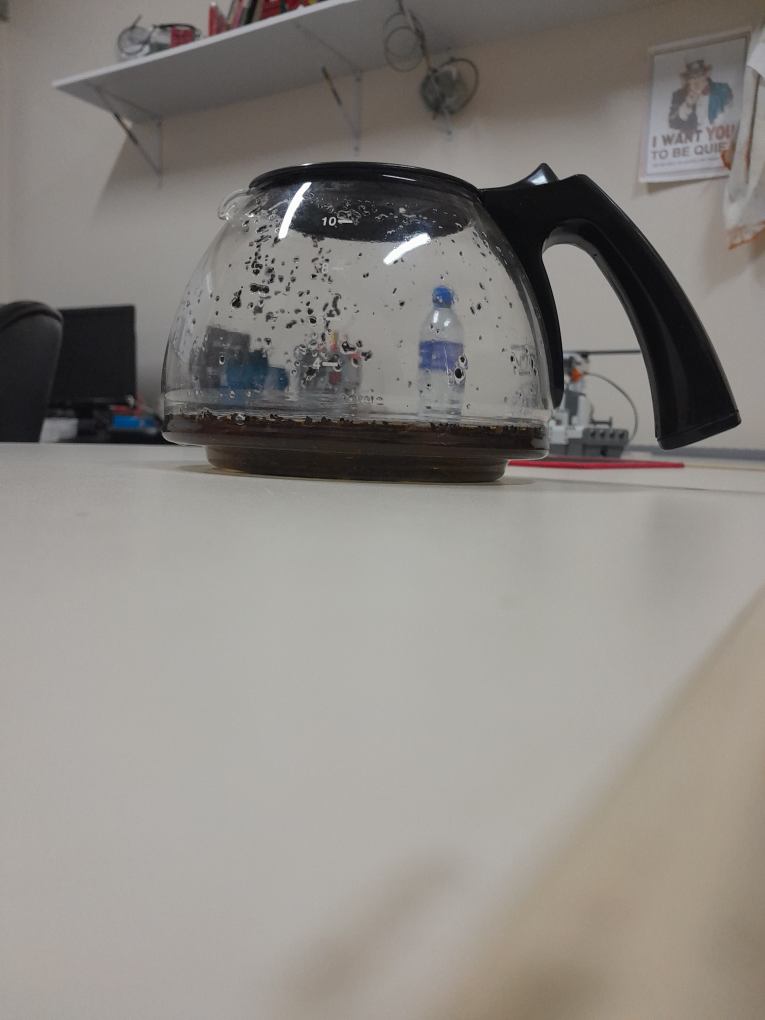
#> input picture images/1.0_image1.jpg, 3060 x 4080 px (shown at 1/4 size)
$ python main.py images/1.0_image1.jpg
#> lines starting #> are read from the running program, lines starting #| are printed output that depends on the picture
### input_handlers.py
import os, argparse
import numpy as np
import cv2 as cv

'''
Obtém dados de input do programa
'''
def getInputCommandLine():

    # Obtém imagem via linha de comando
    parser = argparse.ArgumentParser(
        prog = 'CoffeeVision',
        description= 'Detecta quantidade de café contido em cafeteira capturada em imagem'
    )

    parser.add_argument('filename')
    parser.add_argument('-c','--chooseHSV', action='store_true')
    args = parser.parse_args()

    return args

def cmd_args_getInputImage(args):
    allowed_extensions = ['.jpg', '.png']
    image_filename = args.filename
    _, ext = os.path.splitext(image_filename)
    if(ext not in allowed_extensions):
        raise ValueError('Tipos de extensão de arquivo suportadas: ' + ', '.join(allowed_extensions))

    return cv.imdecode(np.fromfile(image_filename, dtype=np.uint8), cv.IMREAD_COLOR), image_filename

def cmd_args_useKnownHSVThresholds(args):
    return args.chooseHSV


def chooseHSVThreshold(img):
    SAT_VAL_MAX_VALUE = 255
    HUE_MAX_VALUE = 179

    hsv_max = [0, 0, 0]
    hsv_min = [0, 0, 0]

    if(img.shape[0] > 500 or img.shape[1] > 500):
        aspect_ratio = img.shape[0]/img.shape[1]
        img = cv.resize(img, (500, int(500*aspect_ratio)))

    # Create a window
    cv.namedWindow('trackbars', cv.WINDOW_NORMAL)


    # create trackbars for color change
    # Hue is from 0-179 for Opencv
    cv.createTrackbar('Min Hue', 'trackbars', 0, HUE_MAX_VALUE,
                      lambda val: change_min(val, 0, hsv_min))
    cv.createTrackbar('Min Sat', 'trackbars', 0, SAT_VAL_MAX_VALUE,
                      lambda val: change_min(val, 1, hsv_min))
    cv.createTrackbar('Min Val', 'trackbars', 0, SAT_VAL_MAX_VALUE,
                      lambda val: change_min(val, 2, hsv_min))
    cv.createTrackbar('Max Hue', 'trackbars', 0, HUE_MAX_VALUE,
                      lambda val: change_max(val, 0, hsv_max))
    cv.createTrackbar('Max Sat', 'trackbars', 0, SAT_VAL_MAX_VALUE,
                      lambda val: change_max(val, 1, hsv_max))
    cv.createTrackbar('Max Val', 'trackbars', 0, SAT_VAL_MAX_VALUE,
                      lambda val: change_max(val, 2, hsv_max))

    cv.setTrackbarPos('Max Hue', 'trackbars', 179)
    cv.setTrackbarPos('Max Sat', 'trackbars', 255)
    cv.setTrackbarPos('Max Val', 'trackbars', 255)

    while (True):
        # Set minimum and max HSV values to display
        lower = np.array(hsv_min)
        upper = np.array(hsv_max)

        # Create HSV Image and threshold into a range.
        hsv = cv.cvtColor(img, cv.COLOR_BGR2HSV)
        mask = cv.inRange(hsv, lower, upper)
        output = cv.bitwise_and(img, img, mask=mask)

        # Display output output
        cv.imshow('output', output)

        # Exit condition ----------------------
        if cv.waitKey(20) & 0xFF == 27:
            break

    cv.destroyAllWindows()

    return np.array(hsv_min), np.array(hsv_max)

def change_min(val, index, hsv_min):
    hsv_min[index] = val


def change_max(val, index, hsv_max):
    hsv_max[index] = val

### coffee_contour.py
import cv2 as cv
import numpy as np
from visualization import showOutput

# Momentos dos contornos podem ser utilizados para obter centróides, áreas...
# Basicamente, são os descritores da forma.
# https://en.wikipedia.org/wiki/Image_moment
# https://docs.opencv.org/3.4/dd/d49/tutorial_py_contour_features.html
# https://docs.opencv.org/3.4/d1/d32/tutorial_py_contour_properties.html


'''
Detecta o contorno do café na imagem
'''
class CoffeeContourDetector:
    def __init__(self, image) -> None:
        self.original_image = image

    @showOutput('Original Image')
    def showOriginalImage(self):
        return self.original_image

    '''
    Obtém contornos do café
    '''
    def _findCoffeeContours(self, image):
        contours, _ = cv.findContours(image, cv.RETR_EXTERNAL , cv.CHAIN_APPROX_SIMPLE)
        self.showCandidateContours(contours)
        return contours

    '''
    Obtém convex hull dos contornos
    '''
    def getConvexHulls(self, contours):
        r_contours = []
        for cnt in contours:
            r_contours.append(cv.convexHull(cnt))
        return r_contours

    '''
    Filtra contornos que tem área 0
    '''
    def filterContoursNonZeroArea(self, contours):
        r_contours = []
        for cnt in contours:
            if cv.contourArea(cnt) != 0:
                r_contours.append(cnt)
        return r_contours

    '''
    Filtra contornos por extensão
    '''
    def filterContoursExtension(self, contours, threshold1, threshold2):
        r_contours = []
        for cnt in contours:
            area = cv.contourArea(cnt)

            # Extent
            x,y,w,h = cv.boundingRect(cnt)
            rect_area = w*h
            extent = float(area)/rect_area

            if extent >= threshold1 and extent <= threshold2:
                r_contours.append(cnt)
        return r_contours

    '''
    Filtra contornos por solidez
    '''
    # [13 lines left out: function filterContoursSolidity, not called in this run]

    '''
    Filtra contornos pela inclinação da reta que passa pelas extremidades horizontais
    '''
    # [16 lines left out: function filterContoursExtremitiesTangent, not called in this run]

    '''
    Decide entre contornos remanescentes com base na distância entre as extremidades horizontais
    '''
    def filterContoursWidth(self, contours, min_width, max_width):
        r_contours = []
        for cnt in contours:
            x1 = tuple(cnt[cnt[:,:,0].argmin()][0])[0]
            x2 = tuple(cnt[cnt[:,:,0].argmax()][0])[0]
            width = x2 - x1
            if (width >= min_width) and (width <= max_width):
                r_contours.append(cnt)
        return r_contours

    '''
    Desenha contornos candidatos
    '''
    @showOutput('Contornos')
    def showCandidateContours(self, contours):
        image = self.original_image.copy()
        cv.drawContours(image, contours, -1, (255,0,0), thickness=7)
        return image

    '''
    Obtém contorno do café
    '''
    def getCoffeeContours(self):
        raise NotImplementedError

    '''
    Obtém contorno do bule
    '''
    def getPotContour(self):
        raise NotImplementedError


class CCDHSVThresholding(CoffeeContourDetector):

    def __init__(self, image, hsv_brown_min, hsv_brown_max) -> None:
        super().__init__(image)
        self.hsv_brown_max = hsv_brown_max
        self.hsv_brown_min = hsv_brown_min


    '''
    Realiza pré-processamento da imagem para segmentação do café via thresholding
    '''
    @showOutput('Pre-process')
    def _preprocessCoffeeHSVThreshold(self, image):
        r_image = cv.GaussianBlur(image, (31,31), 19)
        return r_image

    '''
    Obtém o segmento contendo o café usando thresholding de cores
    '''
    @showOutput('HSV Thresholding')
    def _segmentCoffeeHSVThreshold(self, image, thresh_min, thresh_max):
        image = cv.cvtColor(image, cv.COLOR_BGR2HSV)
        r_image = cv.inRange(image, thresh_min, thresh_max)
        return r_image

    '''
    Realiza pós-processamento da imagem contendo o segmento do café
    '''
    @showOutput('Post Process')
    def _postprocessCoffeeSegment(self, image):
        # [8 lines of commented-out code are left out]

        return image

    def getCoffeeContours(self):
        image = self.original_image
        image = self._preprocessCoffeeHSVThreshold(image)
        image = self._segmentCoffeeHSVThreshold(image, self.hsv_brown_min, self.hsv_brown_max)
        image = self._postprocessCoffeeSegment(image)
        contours = self._findCoffeeContours(image)
        #cnt = self._chooseBestContourByWidth(contours)

        return contours

### visualization.py
import cv2 as cv

'''
Decorador para mostrar saída das funções
'''
def showOutput(title):
    def decorator(function):
        def wrapper(*args, **kwargs):
            image = function(*args, **kwargs)
            displayImage(title, image)
            return image
        return wrapper

    return decorator

def getScaledImage(image):
    if(image.shape[0] > 500 or image.shape[1] > 500):
        aspect_ratio = image.shape[0]/image.shape[1]
        image = cv.resize(image, (500, int(500*aspect_ratio)))

    return image

def displayImage(title, image):
    image = getScaledImage(image)
    cv.imshow(title, image)
    cv.waitKey(0)
    cv.destroyWindow(title)

### coffee_rectifier.py
from pot import Pot
from visualization import showOutput, displayImage
import cv2 as cv
import numpy as np
from math import atan

'''
Retifica um contorno de café, usando como referência um bule
'''
class CoffeeRectifier:

    def __init__(self, reference_pot : Pot) -> None:
        self.reference_pot = reference_pot

    # [19 lines left out: function drawPot, not called in this run]

    '''
    Decide qual o melhor contorno baseado em quão bem ele se adequa às bordas da bule
    '''
    def findBestFittingContour(self, image, contours, rotate=True):
        image = image.copy()

        best_cnt = None
        min_MSE = float("inf")

        for cnt in contours:

            cv.drawContours(image, [cnt], 0, (0, 0, 255), 5)
            if rotate:
                cnt = self._rotateContour(cnt)
                cv.drawContours(image, [cnt], 0, (255, 0, 0), 5)

            # Ideia: pegar pontos entre a extremidade esquerda e a direita
            bottommost_idx = cnt[:,:,1].argmax()
            bottommost = tuple(cnt[bottommost_idx][0])
            leftmost_idx = cnt[:,:,0].argmin()
            leftmost = tuple(cnt[leftmost_idx][0])
            rightmost_idx = cnt[:,:,0].argmax()
            rightmost = tuple(cnt[rightmost_idx][0])

            candidates = cnt[rightmost_idx:leftmost_idx+1]
            for p in candidates:
                cv.circle(image, p[0], 15, (0, 255, 255), -1)

            pixel_radius = (rightmost[0] - leftmost[0]) // 2
            pixel_cm_ratio = pixel_radius / self.reference_pot.basis_radius_cm

            center_x = (rightmost[0] - pixel_radius)
            center_y = bottommost[1]

            # MSE?
            sum_sq_radius_diff = 0
            for p in candidates:
                x = p[0][0]
                y = p[0][1]
                y_cm = (y - center_y) / pixel_cm_ratio

                r = self.reference_pot.getRadiusAtHeight(y_cm)
                r_pixel = int(r * pixel_cm_ratio)
                if x < center_x:
                    expected_x = center_x - r_pixel
                else:
                    expected_x = center_x + r_pixel

                diff = expected_x - x
                diff = diff / pixel_cm_ratio
                sum_sq_radius_diff += diff**2
                cv.circle(image, (expected_x, y), 15, (0, 255, 0), -1)

            MSE = sum_sq_radius_diff / len(candidates)
            print(MSE)
            if MSE < min_MSE:
                min_MSE = MSE
                best_cnt = cnt


        cv.drawContours(image, [best_cnt], 0, (255, 50, 255), 15)
        displayImage('Candidatos e Selecionado', image)

        return best_cnt

    # [100 lines left out: functions _getContourAngle, cart2pol, pol2cart, _rotateContour, _drawImageRotatedToContour, calculateVolume, not called in this run]


### pot.py
from dataclasses import dataclass, field
from math import sqrt
from scipy.integrate import quad
import cv2 as cv
import numpy as np

'''
Contém dados sobre o bule. Assume-se que a base é achatada e que ele é simétrico em torno
do eixo perpendicular à base
'''
@dataclass
class Pot:
    height_cm : float
    basis_radius_cm : float

    def getRadiusAtHeight(self, y: int):
        raise NotImplementedError

    # [29 lines left out: function drawPoints, not called in this run]

    def getFullVolume(self):
        return self.getVolumeAtHeight(self.height_cm)

    def getVolumeAtHeight(self, y):
        I, err = quad(self.getRadiusAtHeight, 0, y)
        return 2 * np.pi * I


'''
Assume que a elipse tem centro na origem (ponto inferior, central do bule)
e que o eixo maior é paralelo ao eixo x
https://pt.wikipedia.org/wiki/Elipse
'''

@dataclass
class PotElliptical(Pot):
    height_offset_cm : float
    coef1 : float = field(init=False)
    coef2 : float = field(init=False)

    def __post_init__(self):
        self.coef1 = self.basis_radius_cm
        self.coef2 = -(1 / (self.height_cm**2))

    #https://math.stackexchange.com/questions/2195472/calculating-a-points-x-position-on-an-ellipse-given-pos-y
    # [5 lines left out: function getRadiusAtHeight, not called in this run]


# [6 lines that do not run on import are left out]

### main.py

from coffee_contour import *
from pot import PotElliptical
from coffee_rectifier import CoffeeRectifier
from input_handlers import *
import pickle


if __name__ == '__main__':
    args = getInputCommandLine()
    image, filename = cmd_args_getInputImage(args)
#> image is the input picture: shape (4080, 3060, 3); mean B, G, R 129.3, 134, 138.3
#> filename = 'images/1.0_image1.jpg'
    chooseHSV = cmd_args_useKnownHSVThresholds(args)

    hsv_min = None
    hsv_max = None
    hsv_data = None

    hsv_data_filename = 'hsv_values.pkl'
    if not os.path.exists(hsv_data_filename):
        with open(hsv_data_filename, 'wb') as fp:
            pickle.dump(dict(), fp)

    with open(hsv_data_filename, 'rb') as fp:
#> (reads hsv_values.pkl from the repository)
        hsv_data = pickle.load(fp)

    if (filename in hsv_data) and (not chooseHSV):
        hsv_min, hsv_max = hsv_data[filename]
    else:
        hsv_min, hsv_max = chooseHSVThreshold(image)
#> in chooseHSVThreshold, `img = cv.resize(img, (500, int(500*aspect_ratio)))`:
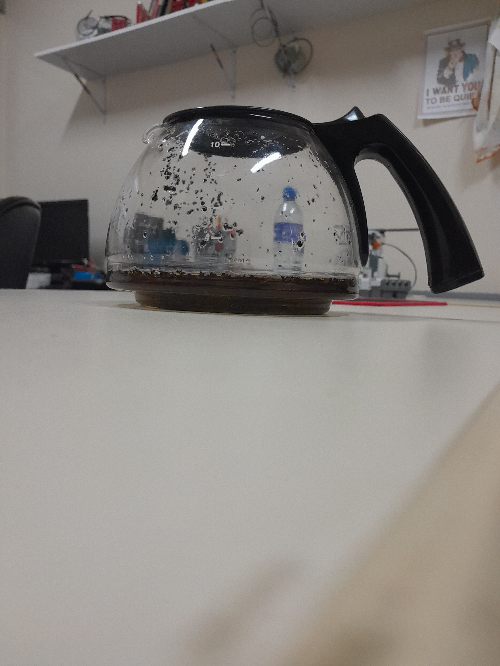
#> img: shape (666, 500, 3); mean of channels 0, 1, 2 129.2, 133.9, 138.2; drawn as B, G, R
#> in chooseHSVThreshold, `hsv = cv.cvtColor(img, cv.COLOR_BGR2HSV)`: hsv: shape (666, 500, 3); mean H, S, V 30.9, 21.1, 138.7
#> in chooseHSVThreshold, `mask = cv.inRange(hsv, lower, upper)`: mask: shape (666, 500); every value is 0
#> in chooseHSVThreshold, `output = cv.bitwise_and(img, img, mask=mask)`: output: shape (666, 500, 3); every value is 0
#> (key Esc is pressed here)
#> hsv_min = [0, 0, 0]; hsv_max = [0, 0, 0]
        hsv_data[filename] = (hsv_min, hsv_max)
        with open(hsv_data_filename, 'wb') as fp:
            pickle.dump(hsv_data, fp)


    print(f"Selected thresholds: {hsv_min}, {hsv_max}")
#| Selected thresholds: [0 0 0], [0 0 0]

    pot = PotElliptical(12, 8, 2.5)


    # Detecta café, retifica baseado no formato do bule calcula proporção entre áreas do bule e do café
    detector = CCDHSVThresholding(image, hsv_min, hsv_max)
    contours = detector.getCoffeeContours()
#> in _segmentCoffeeHSVThreshold, `image = cv.cvtColor(image, cv.COLOR_BGR2HSV)`: image: shape (4080, 3060, 3); mean H, S, V 30.3, 20.5, 138.8
#> in _segmentCoffeeHSVThreshold, `r_image = cv.inRange(image, thresh_min, thresh_max)`: r_image: shape (4080, 3060); every value is 0
#> in _findCoffeeContours, `contours, _ = cv.findContours(image, cv.RETR_EXTERNAL , cv.CHAIN_APPRO..`: contours = []
#> contours = []
    contours = detector.filterContoursNonZeroArea(contours)
    contours = detector.filterContoursExtension(contours, 0.6, 0.9)
    contours = detector.filterContoursWidth(contours, 500, image.shape[1])
    detector.showCandidateContours(contours)
    contours = detector.getConvexHulls(contours)

    rectifier = CoffeeRectifier(pot)

    best_contour_r = rectifier.findBestFittingContour(image, contours)
#> after the loop in findBestFittingContour, `for cnt in contours:`: min_MSE = inf
    best_contour = rectifier.findBestFittingContour(image, contours, False)

    output_image_r = image.copy()
    output_image = image.copy()

    print('Rotated:')
    rectifier.calculateVolume(best_contour_r)
    rectifier.drawPot(output_image_r, best_contour_r)
    print('Unrotated:')
    rectifier.calculateVolume(best_contour)
    rectifier.drawPot(output_image, best_contour)
